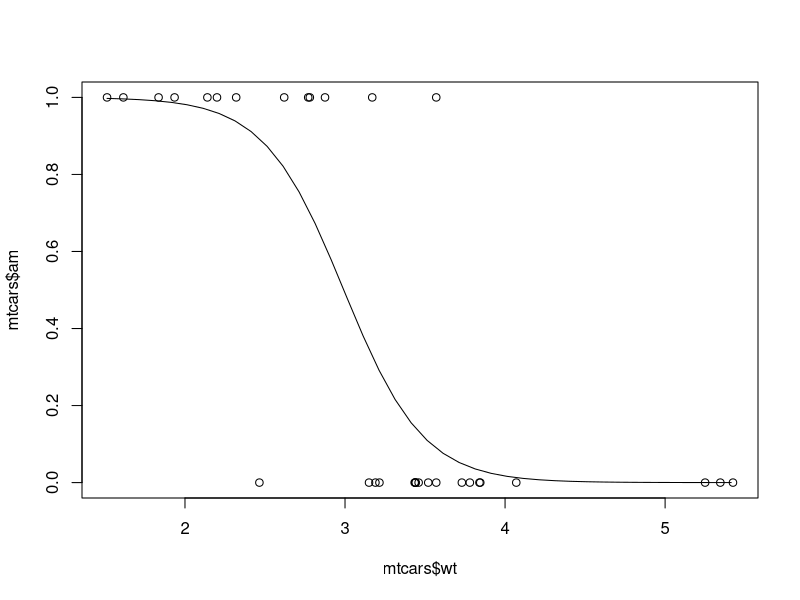

The R source for this figure:
# Logistic Regression example on am~wt on Mtcaras Dataset

str(mtcars)
model <- glm(formula = am ~ wt , data = mtcars, family = "binomial")
model
range(mtcars$wt)
x<- seq(min(mtcars$wt), max(mtcars$wt), 0.1)
x
y <- predict(model,list(wt=x), type = "response")
y
plot(mtcars$wt, mtcars$am)
lines(x,y)
summary(model)
